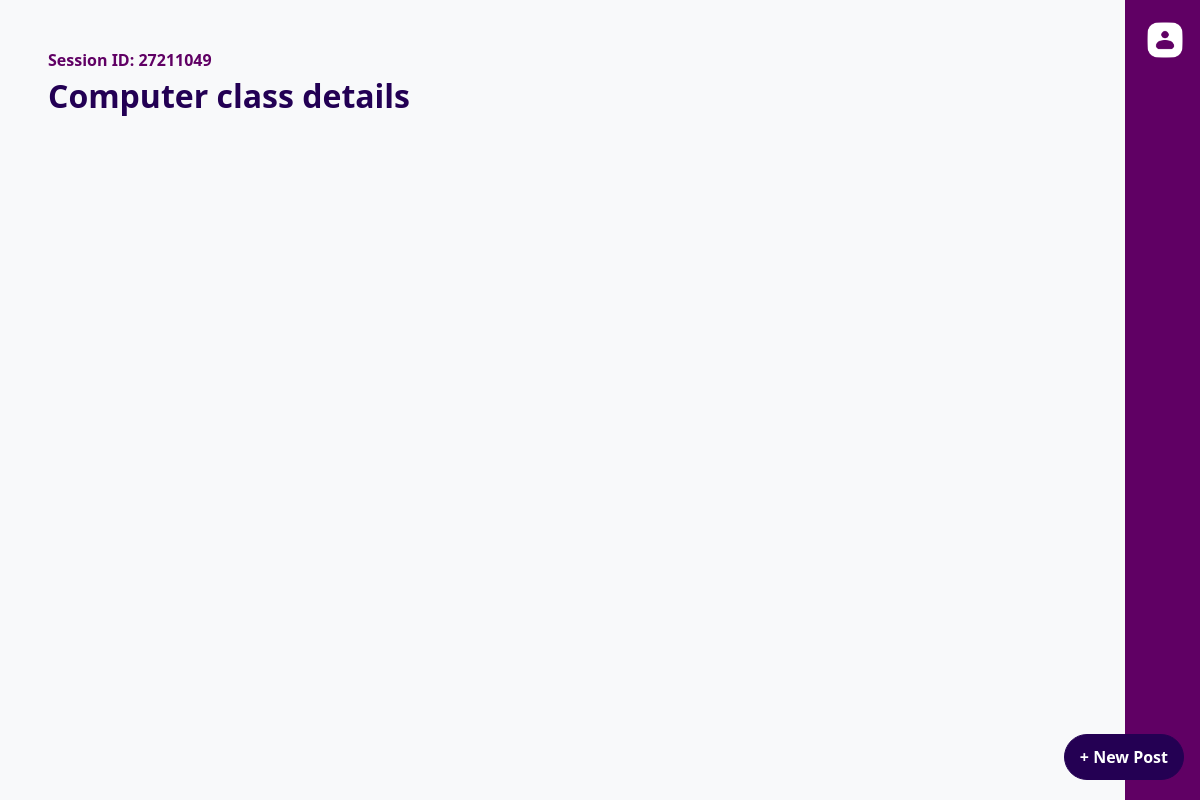
Before: /session/27211049/Anonymous with the older database file.
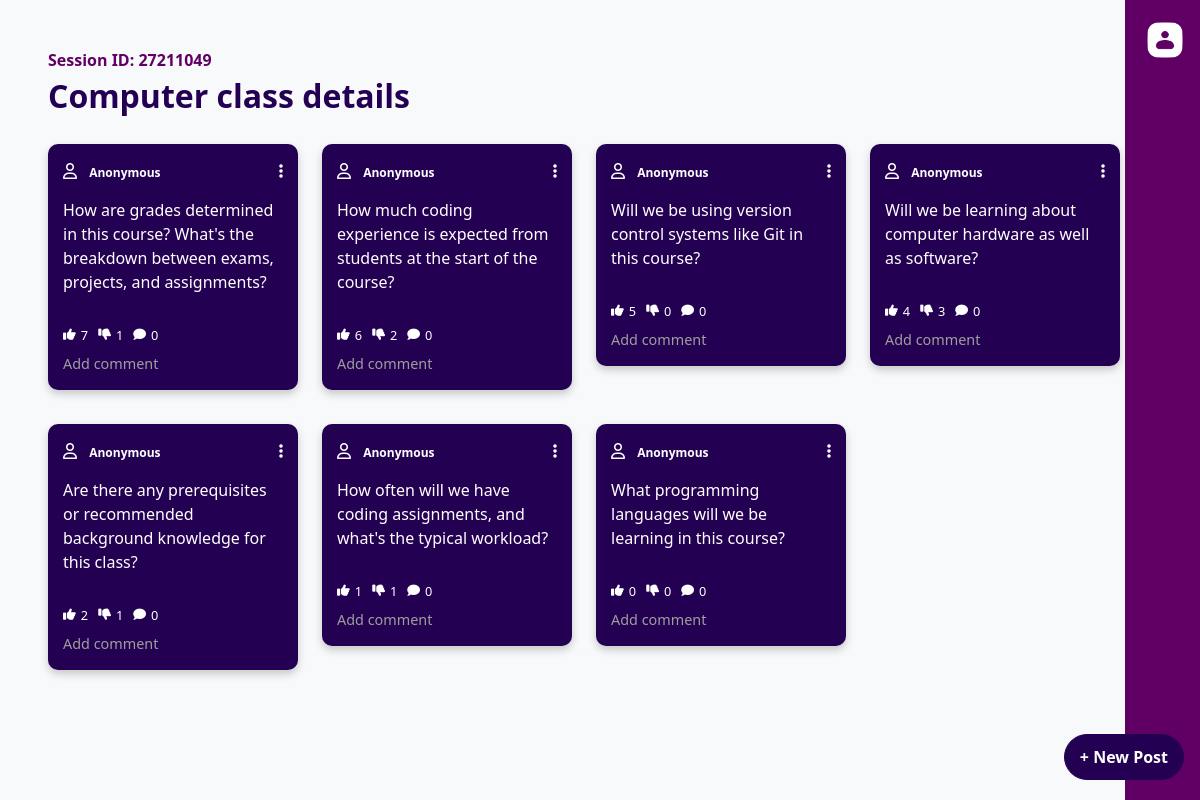
After: the same page with the newer database file.
### website/models.py (models this page shows, shortened)
class Session(db.Model):
    id = db.Column(db.Integer, primary_key=True, autoincrement=True)
    title = db.Column(db.String(80), nullable=False)
    session_id = db.Column(db.String(50), nullable=False, unique=True)
    user_email = db.Column(db.String(150), nullable=False)
    questions = db.relationship('Question', backref='session', lazy=True)
    polls = db.relationship('Poll', backref='session', lazy=True)

class Question(db.Model):
    id = db.Column(db.Integer, primary_key=True, autoincrement=True)
    session_id = db.Column(db.Integer, db.ForeignKey('session.id'), nullable=False)
    question_text = db.Column(db.String(500), nullable=False)
    likes = db.Column(db.Integer, default=0)
    dislikes = db.Column(db.Integer, default=0)
    user_email = db.Column(db.String(150), nullable=True)

### main.py (the view)
@app.route('/session/<int:session_id>/<string:user_email>', methods=['GET'])
def session_details(session_id, user_email):
    session_data = Session.query.filter_by(session_id=session_id).first_or_404()
    uploaded_files = session.get('uploaded_files', {}).get(session_id, [])
    questions = Question.query.filter_by(session_id=session_id).all()
    if session_data:
        title = session_data.title
        question_form = QuestionForm()
        db.session.refresh(session_data)
        db.session.expunge_all()
        return render_template('session_details.html', title=title, session_id=session_id, user=current_user, user_email=user_email, form=question_form, uploaded_files=uploaded_files, questions=questions)
    else:
        flash('Session not found.', 'danger')
        return redirect(url_for('join'))

### main.py (called while the page is built)
@app.before_request
def before_request():
    db.session.remove()
    db.session.bind = db.engine

@app.after_request
def after_request(response):
    db.session.remove()
    return response

### website/templates/session_details.html (shortened to what this page needs)
<!DOCTYPE html>
<html lang="en">
<head>
  <link href="https://cdn.jsdelivr.net/npm/bootstrap@5.3.3/dist/css/bootstrap.min.css" rel="stylesheet">
  <link rel="stylesheet" href="https://cdnjs.cloudflare.com/ajax/libs/font-awesome/6.0.0-beta3/css/all.min.css">
  <link rel="stylesheet" href="{{ url_for('static', filename='session_details.css') }}">
</head>
<body>
  <div class="sidebar">
    <div class="btn-group dropstart">
      {% if current_user.is_authenticated %}
        <a class="dropdown-toggle" href="#" id="userDropdown" data-bs-toggle="dropdown" aria-expanded="false">
          <img src="{{ url_for('static', filename='images/user.png') }}" alt="User Icon" style="height: 40px;">
        </a>
        <ul class="dropdown-menu dropdown-menu-end" aria-labelledby="userDropdown">
          <li><span class="dropdown-item-text"><strong>Name:</strong> {{ current_user.full_name }}</span></li>
          <li><span class="dropdown-item-text"><strong>Email:</strong> {{ current_user.email }}</span></li>
          <li><hr class="dropdown-divider"></li>
          <div class="HLbuttons">
            <li><a class="logout-button" id="logout" href="/">Home</a></li>
            <li><a class="logout-button" id="logout" href="/logout">Logout</a></li>
          </div>
        </ul>
      {% else %}
        <a class="dropdown-toggle" href="#" id="userDropdown" data-bs-toggle="dropdown" aria-expanded="false">
          <img src="{{ url_for('static', filename='images/user.png') }}" alt="User Icon" style="height: 40px;">
        </a>
      {% endif %}
    </div>
  </div>
  <div class="main-content-wrapper">
    <div class="content-container">
      <div class="session-id" style="color: #600064;"><b>Session ID: {{ session_id }}</b></div>
      <div class="title">{{ title }}</div>
      {% if not current_user.is_authenticated %}
      <div id="postsContainer" class="mt-4">
        {% for question in questions %}
        <div class="post-card" data-post-id="{{ question.id }}" data-likes="{{ question.likes }}" data-dislikes="{{ question.dislikes }}">
            <div class="card-header">
              <div class="user-info">
                  <i class="fa-regular fa-user"></i>
                  <div class="name">
                    <p class="user-email">{{ question.user_email or 'Anonymous' }}</p>
                    <p class="question-text">{{ question.question_text }}</p>
                  </div>
              </div>
              <div class="post-options-container">
                  <i class="fas fa-ellipsis-v post-options-toggle"></i>
              </div>
            </div>
            <div class="card-actions">
              <div class="interaction-icons">
                  <div class="icon like-icon" id="like-btn-{{ question.id }}" data-post-id="{{ question.id }}">
                      <i class="fas fa-thumbs-up"></i>{{ question.likes }}
                  </div>
                  <div class="icon dislike-icon" id="dislike-btn-{{ question.id }}" data-post-id="{{ question.id }}">
                      <i class="fas fa-thumbs-down" ></i>{{ question.dislikes }}
                  </div>
                  <div class="icon">
                      <i class="fas fa-comment"></i><span>0</span>
                  </div>
              </div>
              <div class="add-comment">Add comment</div>
          </div>
          </div>
        {% endfor %}
      </div>
      <a href="#" class="btn new-post-btn" data-bs-toggle="modal" data-bs-target="#newPostModal">+ New Post</a>
      {% endif %}
    </div>
  </div>
</body>
</html>

### website/static/session_details.css (style rules this page uses)
body { font-family: "Segoe UI", Verdana, Helvetica, Arial, sans-serif; background-color: #f8f9fa; }
.content-container { display: flex; flex-direction: column; justify-content: start; max-width: 720px; margin-top: 3rem; margin-left: 3rem; }
.new-post-btn { position: fixed; bottom: 20px; right: 1rem; background-color: #240053; padding: 10px 15px; font-size: 1rem; border-radius: 9999px; border-color: #240053; transition: background-color 0.3s ease, box-shadow 0.3s ease; z-index: 1000; font-weight: bold; color: #fff; }
.title { font-size: 2rem; font-weight: bold; color: #230054; }
.sidebar { position: fixed; top: 0; right: 0; width: 75px; height: 100%; background-color: #600064; display: flex; align-items: center; justify-content: center; z-index: 999; }
.btn-group { position: absolute; top: 20px; right: 15px; z-index: 1000; }
a { color: #600064; text-decoration: underline; }
.post-card { background-color: #240053; color: #fff; border-radius: 10px; padding: 15px; margin-bottom: 10px; box-shadow: 0 4px 8px rgba(0, 0, 0, 0.2); max-width: 250px; display: flex; flex-direction: column; justify-content: space-between; height: fit-content; }
.post-card .card-header { display: flex; justify-content: space-between; align-items: center; }
.user-info { display: ruby; }
.name { display: ruby; }
.question-text { font-size: 1rem; font-weight: 500; }
p.user-email { font-weight: bold; font-size: 12px; }
.post-card .card-actions { display: grid; justify-content: space-between; align-items: center; margin-top: 1rem; }
.post-card .card-actions .interaction-icons { display: flex; align-items: center; font-size: 0.8rem; }
.post-card .card-actions .interaction-icons .icon { margin-right: 10px; display: flex; align-items: center; }
.post-card .card-actions .interaction-icons .icon i { margin-right: 5px; cursor: pointer; }
.post-card .card-actions .add-comment { color: #9e9e9e; font-size: 0.9rem; cursor: pointer; margin-top: 0.5rem; }
.fa-regular, .far { font-family: "Font Awesome 6 Free"; font-weight: 400; margin-right: .5rem; }
#postsContainer { display: grid; grid-template-columns: repeat(5, minmax(250px, 1fr)); gap: 1.5rem; scroll-behavior: smooth; }
.icon { cursor: pointer; transition: color 0.3s ease; }
.post-options-container { position: relative; display: inline-block; margin-bottom: auto; }
.post-options-toggle { cursor: pointer; }
.post-options-container { position: relative; display: inline-block; }
.main-content-wrapper { position: relative; width: calc(100% - 75px); height: 100vh; overflow-y: auto; padding-right: 20px; display: grid; grid-template-columns: repeat(1, 1fr); gap: 1.5rem; }
.icon { cursor: pointer; transition: color 0.3s; }

Changed rows visible on the page:
added Question: user_email "Anonymous", question_text "What programming languages will we be learning in this course?", likes "0", dislikes "0"
added Question: user_email "Anonymous", question_text "Are there any prerequisites or recommended background knowledge for this class?", likes "2", dislikes "1"
added Question: user_email "Anonymous", question_text "How much coding experience is expected from students at the start of the course?", likes "6", dislikes "2"
added Question: user_email "Anonymous", question_text "How are grades determined in this course? What's the breakdown between exams, projects, and assignments?", likes "7", dislikes "1"
added Question: user_email "Anonymous", question_text "Will we be learning about computer hardware as well as software?", likes "4", dislikes "3"
added Question: user_email "Anonymous", question_text "How often will we have coding assignments, and what's the typical workload?", likes "1", dislikes "1"
added Question: user_email "Anonymous", question_text "Will we be using version control systems like Git in this course?", likes "5", dislikes "0"
